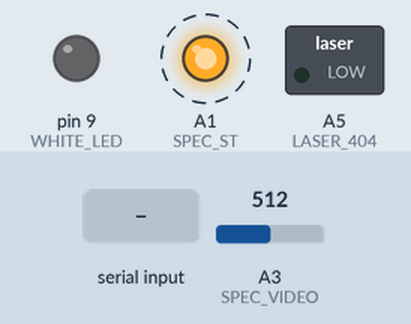
Recording of a sketch running on a simulated Arduino Uno, built with avr-gcc and run on an emulated ATmega328P. On the bench: switched loads named in the sketch (green lamp = pin HIGH), output pins drawn as LEDs (lit = HIGH). Dashed ring = blinking. The inputs (shaded band) are chosen by the test bench; at power-on: A3 (SPEC_VIDEO) = 512. Pins used as bus, display or sensor lines are not drawn; what the sketch prints to the serial monitor is not drawn.

Above: at 1.2 s.
1.3 s: "s\n" received over Serial
At 2.6 s:
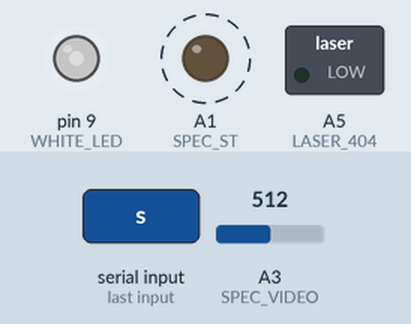
4.3 s: A3 (SPEC_VIDEO) set to 1023
7.3 s: byte 115 ('s') received over Serial
At 7.9 s:
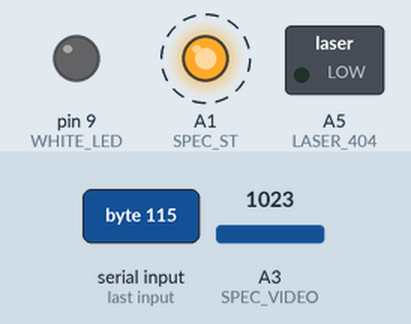
Timing chart, 0 to 14.9 s (numbered marks = the images above; inputs shaded):
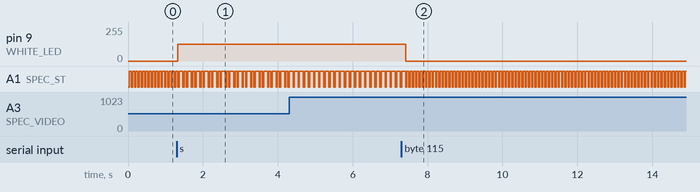

The sketch:

arduino_c12880ma_example.ino
```cpp
/*
 * Macro Definitions
 */
#define SPEC_TRG         A0
#define SPEC_ST          A1
#define SPEC_CLK         A2
#define SPEC_VIDEO       A3
//#define WHITE_LED        A4
#define WHITE_LED        9
#define LASER_404        A5

#define SPEC_CHANNELS    288 // New Spec Channel
uint16_t data[SPEC_CHANNELS];
uint16_t data_LEDON[SPEC_CHANNELS];

char inputKey = '\0';
int8_t ledState = 0;

void setup(){

  //Set desired pins to OUTPUT
  pinMode(SPEC_CLK, OUTPUT);
  pinMode(SPEC_ST, OUTPUT);
  pinMode(LASER_404, OUTPUT);
  pinMode(WHITE_LED, OUTPUT);

  digitalWrite(SPEC_CLK, HIGH); // Set SPEC_CLK High
  digitalWrite(SPEC_ST, LOW); // Set SPEC_ST Low

  Serial.begin(115200); // Baud Rate set to 115200

}

/*
 * This functions reads spectrometer data from SPEC_VIDEO
 * Look at the Timing Chart in the Datasheet for more info
 */
void readSpectrometer(){

  int delayTime = 1; // delay time

  // Start clock cycle and set start pulse to signal start
  digitalWrite(SPEC_CLK, LOW);
  delayMicroseconds(delayTime);
  digitalWrite(SPEC_CLK, HIGH);
  delayMicroseconds(delayTime);
  digitalWrite(SPEC_CLK, LOW);
  digitalWrite(SPEC_ST, HIGH);
  delayMicroseconds(delayTime);

  //Sample for a period of time
  for(int i = 0; i < 15; i++){

      digitalWrite(SPEC_CLK, HIGH);
      delayMicroseconds(delayTime);
      digitalWrite(SPEC_CLK, LOW);
      delayMicroseconds(delayTime);

  }

  //Set SPEC_ST to low
  digitalWrite(SPEC_ST, LOW);

  //Sample for a period of time
  for(int i = 0; i < 85; i++){

      digitalWrite(SPEC_CLK, HIGH);
      delayMicroseconds(delayTime);
      digitalWrite(SPEC_CLK, LOW);
      delayMicroseconds(delayTime);

  }

  //One more clock pulse before the actual read
  digitalWrite(SPEC_CLK, HIGH);
  delayMicroseconds(delayTime);
  digitalWrite(SPEC_CLK, LOW);
  delayMicroseconds(delayTime);

  //Read from SPEC_VIDEO
  for(int i = 0; i < SPEC_CHANNELS; i++){

      if (inputKey != 's')
      {
         data[i] = analogRead(SPEC_VIDEO);
         data_LEDON[i] = data[i];
      }
      else
      {
         data_LEDON[i] = analogRead(SPEC_VIDEO);
      }

      digitalWrite(SPEC_CLK, HIGH);
      delayMicroseconds(delayTime);
      digitalWrite(SPEC_CLK, LOW);
      delayMicroseconds(delayTime);
  }

  //Set SPEC_ST to high
  digitalWrite(SPEC_ST, HIGH);

  //Sample for a small amount of time
  for(int i = 0; i < 7; i++){

      digitalWrite(SPEC_CLK, HIGH);
      delayMicroseconds(delayTime);
      digitalWrite(SPEC_CLK, LOW);
      delayMicroseconds(delayTime);
  }

  digitalWrite(SPEC_CLK, HIGH);
  delayMicroseconds(delayTime);

  for(int i = 0; i < SPEC_CHANNELS; i++){
     data[i] =  data_LEDON[i] - data[i];
  }

}
/*
 * The function below prints out data to the terminal or
 * processing plot
 */
void printData(){

  for (int i = 0; i < SPEC_CHANNELS; i++){
    Serial.print(data[i]);
    Serial.print(',');
  }
  Serial.print("\n");
}


void processKeys() {

  char incomingByte = '\0';

  // send data only when you receive data:
  if (Serial.available() > 0) {
    // read the incoming byte:
    incomingByte = Serial.read();

    // say what you got:
    Serial.print("I received: ");
    Serial.println(incomingByte, DEC);
  }

  if (incomingByte == 's') {
    ledState = ! ledState;
    if (inputKey != 's') { // toggle input key
      inputKey = 's';
    } else {
      inputKey = 'x';
    }
  }
  if (ledState) {
      //digitalWrite(WHITE_LED, HIGH);
      analogWrite(WHITE_LED, 127); // any value between 0-255
  }
  else {
      //digitalWrite(WHITE_LED, LOW);
      analogWrite(WHITE_LED, 0);
  }
}

void loop(){
  processKeys();
  readSpectrometer();
  printData();
  delay(10);
}
```

Measured:
- after the input at 1.3 s, pin 9 (WHITE_LED): 0/255 → 127/255 at once; A1 (SPEC_ST): alternates HIGH for 0.05 s and LOW for 0.03 s, starting after 0.17 s
- after the input at 7.3 s, pin 9 (WHITE_LED): 127/255 → 0/255 after 0.11 s; A1 (SPEC_ST): alternates HIGH for 0.05 s and LOW for 0.03 s, starting after 0.20 s
- by itself, A1 (SPEC_ST): alternates HIGH for 0.05 s and LOW for 0.03 s
